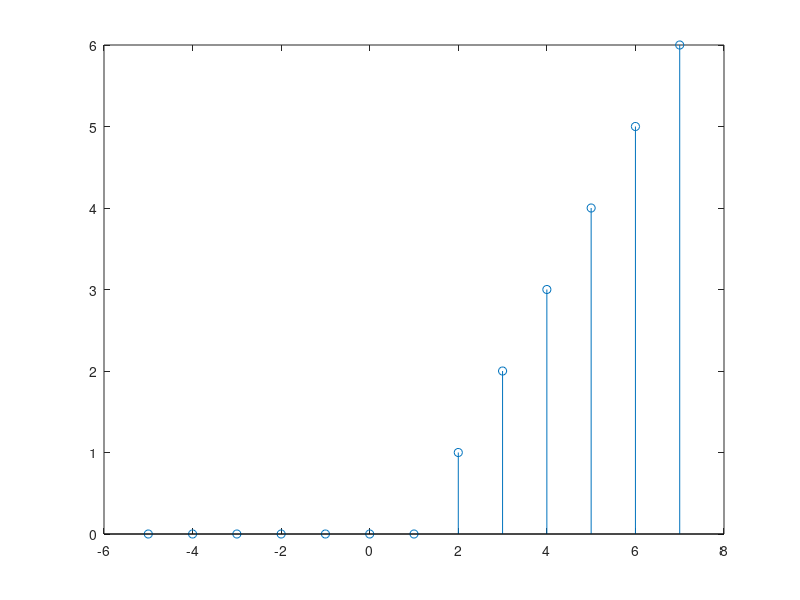

Write MATLAB code to recreate this figure.
function[y,n]=rofnminus1()
% a and b are the lower and upper time limit
% c is the instant at which ramp exists
% a,b,c must be integers for discrete signals
n=-5:7;  %n=a:b;
y=((n-1)>=0).*(n-1); %y=((n-c)>=0).*(n-c);
stem(n,y)
